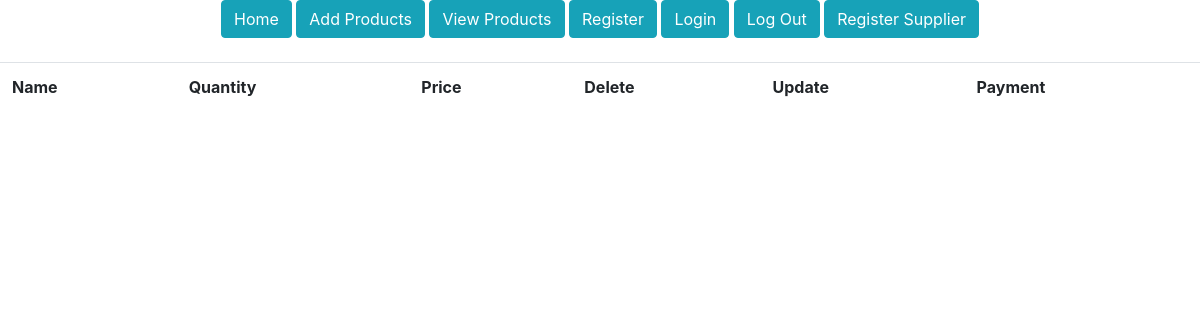
Before: /products/ (signed in) with the older database file.
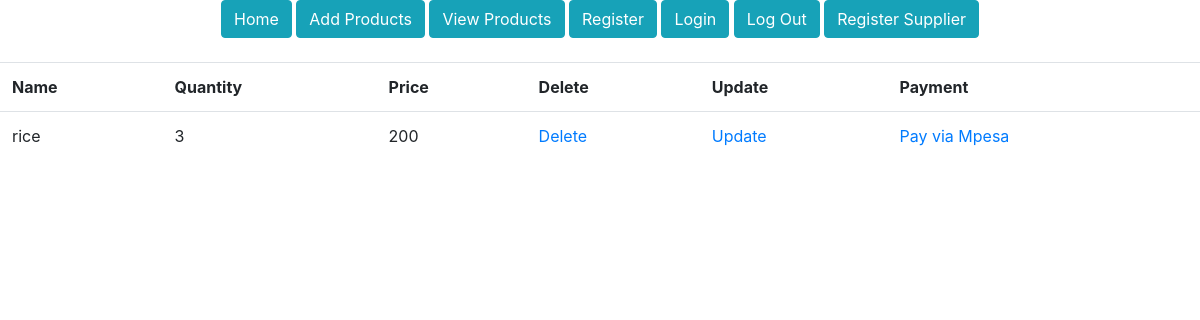
After: the same page with the newer database file.
### melkydjangoregister/models.py (models this page shows)
class Product (models.Model) :
    prod_name = models. CharField(max_length =30, blank = False, null = False)
    prod_quantity = models. CharField(max_length=30, blank=False, null=False)
    prod_price = models. CharField(max_length=30, blank=False, null=False)

### melkydjangoregister/views.py (the view)
@login_required
def view_products(request) :
    products = Product.objects.all()
    return render (request, 'products.html',{'products' : products})

### templates/products.html (shortened to what this page needs)
{% extends 'base.html' %}
{% block content %}
    <div class = 'row'>
    <div class = "col-12">
        <table class="table">
            <tr>
                <th>Name</th>
                <th>Quantity</th>
                <th>Price</th>
                <th>Delete</th>
                <th>Update</th>
                <th>Payment</th>
            </tr>
            {% for product in products %}
            <tr>
                <td>{{ product.prod_name }}</td>
                <td>{{ product.prod_quantity }}</td>
                <td>{{ product.prod_price }}</td>
                <td><a href="/delete-product/{{ product.id }}">Delete</a></td>
                <td><a href="/update-product/{{ product.id }}">Update</a></td>
                <td><a href="/payment/{{ product.id }}">Pay via Mpesa</a></td>
            </tr>
            {% endfor %}
        </table>
    </div>
    </div>
{% endblock %}

Changed rows visible on the page:
added Product: prod_name "rice", prod_quantity "3", prod_price "200"
